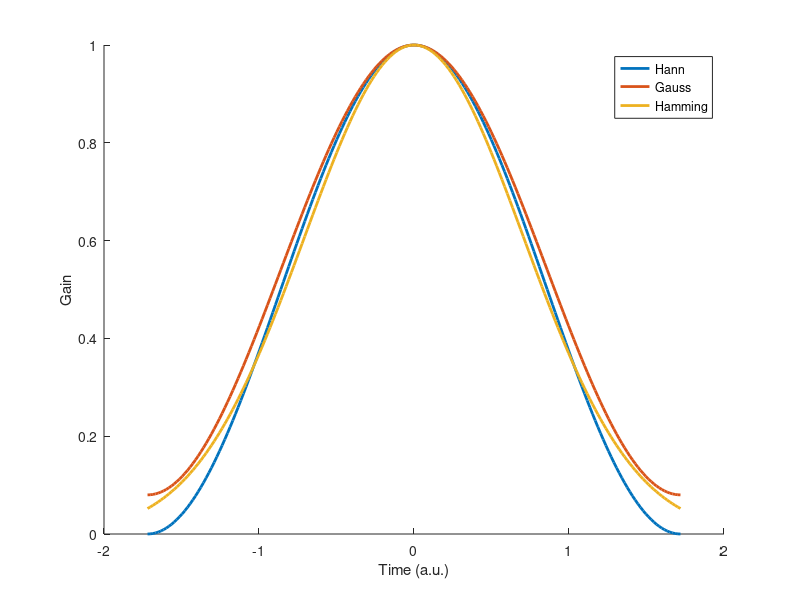
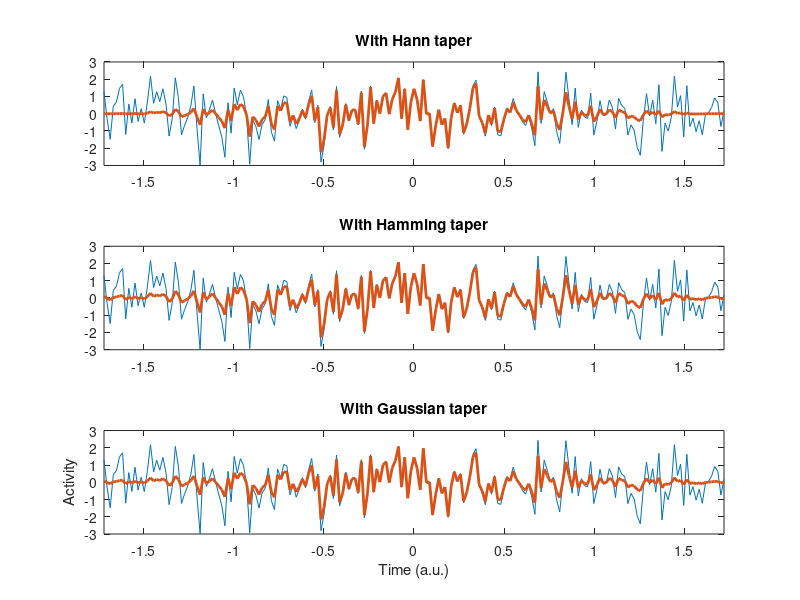
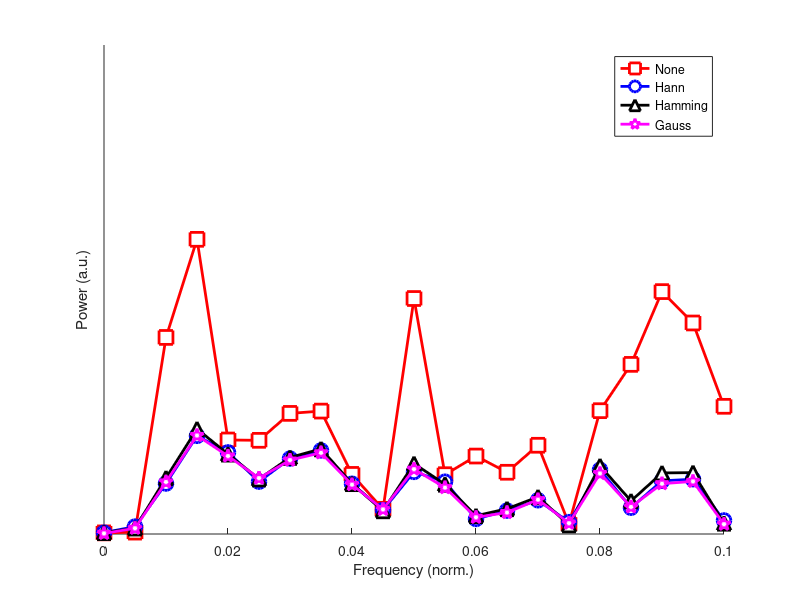
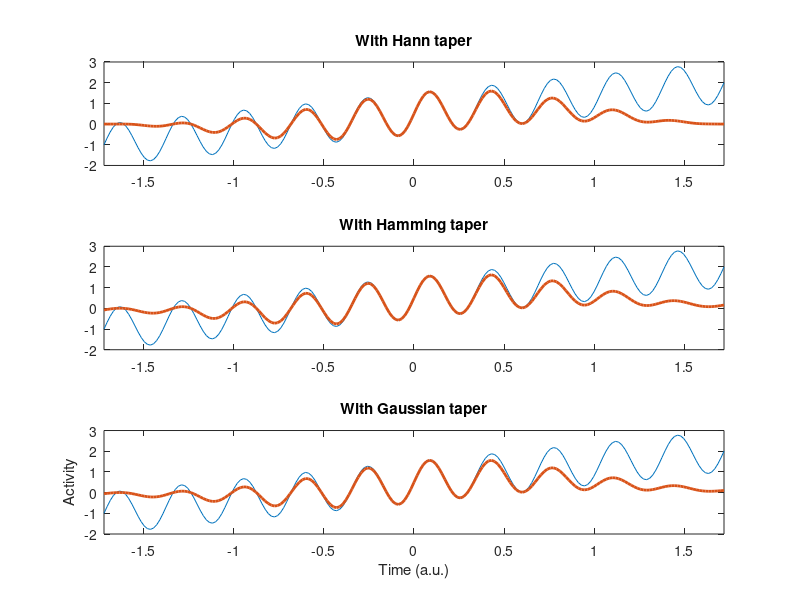

Write the MATLAB code that produced these figures, in order. (Note: this script raises an error after producing the figures.)
%%
%     COURSE: Solved problems in neural time series analysis
%    SECTION: Spectral analyses
%      VIDEO: To taper or not to taper?
% Instructor: sincxpress.com
%
%%

% parameters
N  = 200; % make it even!
tv = -N/2:N/2;
tv = tv / std(tv);

% create tapers
hanntaper = .5*(1-cos(2*pi*(0:N)/N));
gaustaper = exp(-tv.^2);
hammtaper = .54 - .46*cos(2*pi*(0:N)/N);

% plot the tapers
figure(1), clf, hold on
plot(tv,hanntaper,'linew',2)
plot(tv,hammtaper,'linew',2)
plot(tv,gaustaper,'linew',2)
legend({'Hann';'Gauss';'Hamming'})
xlabel('Time (a.u.)'), ylabel('Gain')

% tapers differentiate more in logspace
%set(gca,'YScale','log')

%% data before and after being tapered

% create data as random numbers
data = randn(1,N+1);

% taper the data
dataHann = data.*hanntaper;
dataGaus = data.*gaustaper;
dataHamm = data.*hammtaper;


% various plotting
figure(2), clf, hold on
subplot(311)
plot(tv,data, tv,dataHann,'linew',2)
title('With Hann taper')
set(gca,'xlim',tv([1 end]))

subplot(312)
plot(tv,data, tv,dataHamm,'linew',2)
title('With Hamming taper')
set(gca,'xlim',tv([1 end]))

subplot(313)
plot(tv,data, tv,dataGaus,'linew',2)
title('With Gaussian taper')
set(gca,'xlim',tv([1 end]))

xlabel('Time (a.u.)'), ylabel('Activity')

%% Power spectra

% compute power
powData = abs(fft(data)).^2;
powHann = abs(fft(dataHann)).^2;
powHamm = abs(fft(dataHamm)).^2;
powGaus = abs(fft(dataGaus)).^2;

% frequencies vector
hz = linspace(0,1,N+1);

% plots
figure(3), clf, hold on
h(1) = plot(hz,powData,'rs-');
h(2) = plot(hz,powHann,'bo-');
h(3) = plot(hz,powHamm,'k^-');
h(4) = plot(hz,powGaus,'mp-');

% adjust the line properties
set(h,'linew',2,'markersize',10,'markerfacecolor','w')

% make the plot look a bit nicer
legend({'None';'Hann';'Hamming';'Gauss'})
set(gca,'ytick',[],'xlim',[0 .1])
xlabel('Frequency (norm.)'), ylabel('Power (a.u.)')

%%

%% another example signal

% new signal with nonstationarity
data = sin(linspace(0,20*pi,N+1));
data = data + linspace(-1,2,N+1);


% taper again
dataHann = data.*hanntaper;
dataGaus = data.*gaustaper;
dataHamm = data.*hammtaper;


% various plotting
figure(4), clf, hold on
subplot(311)
plot(tv,data, tv,dataHann,'linew',2)
title('With Hann taper')
set(gca,'xlim',tv([1 end]))

subplot(312)
plot(tv,data, tv,dataHamm,'linew',2)
title('With Hamming taper')
set(gca,'xlim',tv([1 end]))

subplot(313)
plot(tv,data, tv,dataGaus,'linew',2)
title('With Gaussian taper')
set(gca,'xlim',tv([1 end]))

xlabel('Time (a.u.)'), ylabel('Activity')


%% power spectra again

% compute power
powData = abs(fft(data)).^2;
powHann = abs(fft(dataHann)).^2;
powHamm = abs(fft(dataHamm)).^2;
powGaus = abs(fft(dataGaus)).^2;

% frequencies vector
hz = linspace(0,1,N+1);

% plots
figure(5), clf, hold on
h(1) = plot(hz,powData,'rs-');
h(2) = plot(hz,powHann,'bo-');
h(3) = plot(hz,powHamm,'k^-');
h(4) = plot(hz,powGaus,'mp-');

% adjust the line properties
set(h,'linew',2,'markersize',10,'markerfacecolor','w')

% make the plot look a bit nicer
legend({'None';'Hann';'Hamming';'Gauss'})
set(gca,'ytick',[],'xlim',[0 .1])
xlabel('Frequency (norm.)'), ylabel('Power (a.u.)')

%%

%% now with real data

% import data
load EEGrestingState.mat

% extract epochs and taper each epoch
N = 2048;
epochs = reshape(eegdata,N,[]);
epochs = cat(2,epochs,reshape(eegdata(N/2+1:end-N/2),N,[]));
epochsTap = bsxfun(@times,epochs,.5*(1-cos(2*pi*(0:N-1)/(N-1)))');


% FFT of tapered and untapered data
fNot = mean( abs(fft( epochs    )/N).^2 ,2);
fHan = mean( abs(fft( epochsTap )/N).^2 ,2);

% frequencies vector
hz = linspace(0,srate/2,floor(N/2)+1);


% plot on example epoch
figure(6), clf
subplot(211), hold on
plot(epochs(:,1),'k')
plot(epochsTap(:,1),'r')
% and the next overlapping epoch
plot(N/2:N/2+N-1,epochs(:,61)-40,'b')
plot(N/2:N/2+N-1,epochsTap(:,61)-40,'m')
% plotting niceties
set(gca,'xlim',[0 3*N/2],'ytick',[],'xtick',[])
legend({'e_1: None';'e_1: Hann';'e_2: None';'e_2: Hann'})


% now plot power spectra
subplot(212), hold on
plot(hz,fNot(1:length(hz)),'k','linew',2)
plot(hz,fHan(1:length(hz)),'r','linew',2)
xlabel('Frequency (Hz)')
set(gca,'xlim',[0 60])
legend({'None';'Hann'})


%% done.
